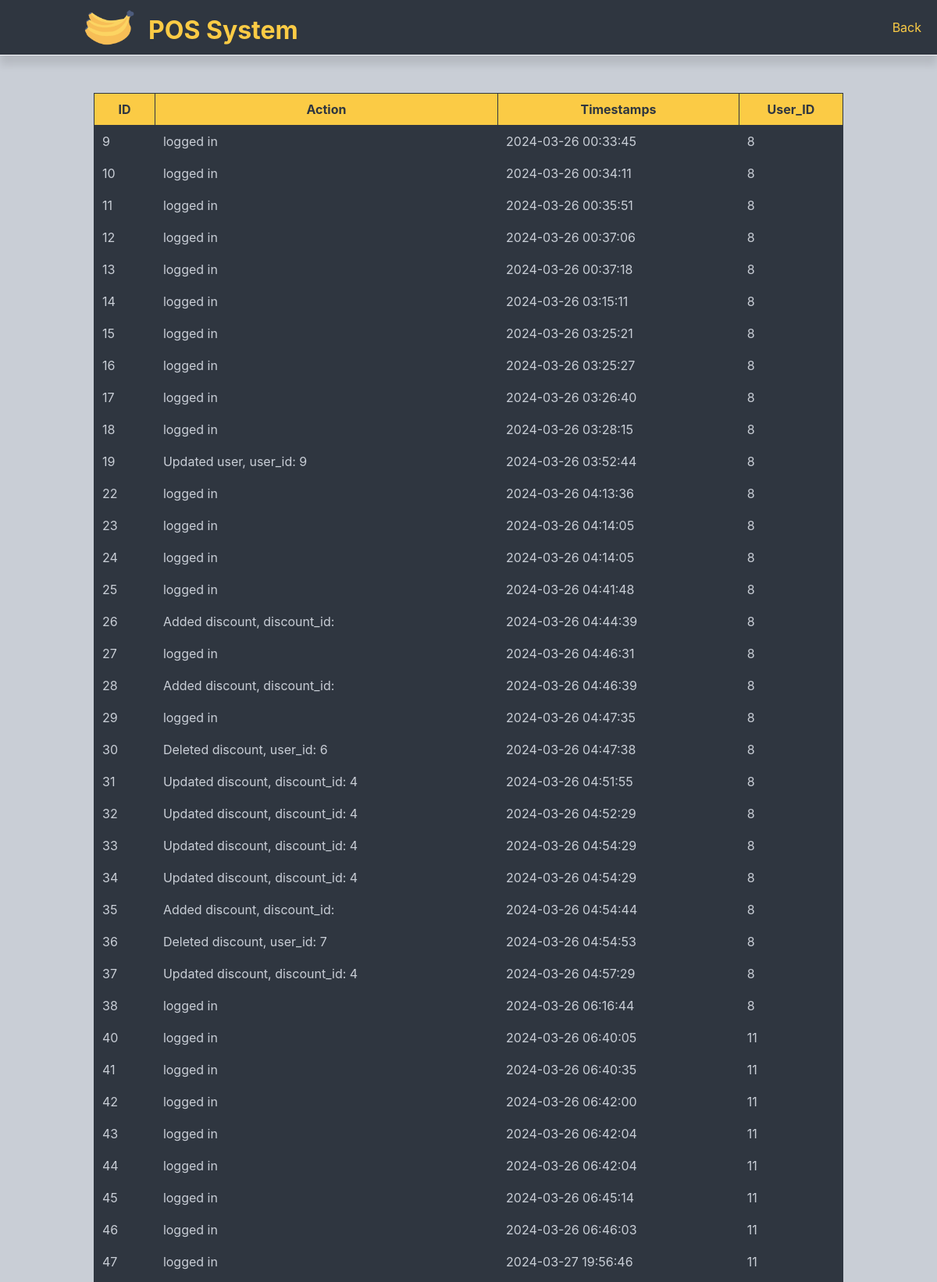
Page /admin_side/audit_trail.php (signed in, upper part) on the committed database.
### tables this page shows
CREATE TABLE `log` (
  `id` int(255) NOT NULL,
  `action` varchar(60) NOT NULL,
  `timestamp` timestamp NOT NULL DEFAULT current_timestamp() ON UPDATE current_timestamp(),
  `user_id` int(255) NOT NULL
);

### admin_side/audit_trail.php (the view, shortened to what this page needs)
<!DOCTYPE html>
<html lang="en">
<head>
    <link rel="stylesheet" href="../include/styles/discount.css">
</head>
<body>
<nav>
    <div class="logo">
        <img src="..\include\image\sadas.png" alt="Company Logo">
        <div class="text_logo">POS System</div>
    </div>
    <div><a href="admindashboard.php">Back</a>
</div>
</nav>
<table border='1' cellpadding='7'>
    <tr>
    <th>ID</th>
    <th>Action</th>
    <th>Timestamps</th>
    <th>User_ID</th>
    </tr>
    <?php
    require_once "..\include\connect\dbcon.php";
    $sql = "SELECT * FROM log";
    $stmt = $pdoConnect->prepare($sql);
    $stmt->execute();
    while ($row = $stmt->fetch(PDO::FETCH_ASSOC)) {
        extract($row);
        echo "<tr>";
        echo "<td>" . $id . "</td>";
        echo "<td>" . $action . "</td>";
        echo "<td>" . $timestamp . "</td>";
        echo "<td>" . $user_id ."</td>";
        echo "</tr>";
    }
    echo '</table>';
?>
</body>
</html>

### include/styles/discount.css (style rules this page uses)
body { font-family: 'Inter', sans-serif; background-color:#c9ced6; margin: 0; padding: 0; }
table { margin-top: 4%; width: 80%; border-collapse: collapse; margin-left: auto; margin-right: auto; }
table, th, td { border: 1px solid #2f3640; }
th, td { padding: 10px; }
th { background-color: #fbcb45; color: #2f3640; }
td { background-color: #2f3640; color: #c9ced6; }
a { margin-left: auto; margin-right: auto; color: #fbcb45; text-decoration: none; }
nav { display: flex; justify-content: space-between; align-items: center; background-color: #2f3640; padding: 12px 20px; border-bottom: 1px solid #f5f6fa; box-shadow: 0 12px 10px rgba(0, 0, 0, 0.1); }
.logo { display: flex; align-items: center; }
.text_logo { font-weight: bold; margin-left: 10px; margin-top: 6px; font-size: 32px; color: #fbcb45; }
.logo img { margin-left: 80px; height: auto; width: 80px }

### rows in the picture
log: id "9", action "logged in", timestamp "2024-03-26 00:33:45", user "8"
log: id "10", action "logged in", timestamp "2024-03-26 00:34:11", user "8"
log: id "11", action "logged in", timestamp "2024-03-26 00:35:51", user "8"
log: id "12", action "logged in", timestamp "2024-03-26 00:37:06", user "8"
log: id "13", action "logged in", timestamp "2024-03-26 00:37:18", user "8"
log: id "14", action "logged in", timestamp "2024-03-26 03:15:11", user "8"
log: id "15", action "logged in", timestamp "2024-03-26 03:25:21", user "8"
log: id "16", action "logged in", timestamp "2024-03-26 03:25:27", user "8"
log: id "17", action "logged in", timestamp "2024-03-26 03:26:40", user "8"
log: id "18", action "logged in", timestamp "2024-03-26 03:28:15", user "8"
log: id "19", action "Updated user, user_id: 9", timestamp "2024-03-26 03:52:44", user "8"
log: id "22", action "logged in", timestamp "2024-03-26 04:13:36", user "8"
log: id "23", action "logged in", timestamp "2024-03-26 04:14:05", user "8"
log: id "24", action "logged in", timestamp "2024-03-26 04:14:05", user "8"
log: id "25", action "logged in", timestamp "2024-03-26 04:41:48", user "8"
log: id "26", action "Added discount, discount_id:", timestamp "2024-03-26 04:44:39", user "8"
log: id "27", action "logged in", timestamp "2024-03-26 04:46:31", user "8"
log: id "28", action "Added discount, discount_id:", timestamp "2024-03-26 04:46:39", user "8"
log: id "29", action "logged in", timestamp "2024-03-26 04:47:35", user "8"
log: id "30", action "Deleted discount, user_id: 6", timestamp "2024-03-26 04:47:38", user "8"
log: id "31", action "Updated discount, discount_id: 4", timestamp "2024-03-26 04:51:55", user "8"
log: id "32", action "Updated discount, discount_id: 4", timestamp "2024-03-26 04:52:29", user "8"
log: id "33", action "Updated discount, discount_id: 4", timestamp "2024-03-26 04:54:29", user "8"
log: id "34", action "Updated discount, discount_id: 4", timestamp "2024-03-26 04:54:29", user "8"
log: id "35", action "Added discount, discount_id:", timestamp "2024-03-26 04:54:44", user "8"
log: id "36", action "Deleted discount, user_id: 7", timestamp "2024-03-26 04:54:53", user "8"
log: id "37", action "Updated discount, discount_id: 4", timestamp "2024-03-26 04:57:29", user "8"
log: id "38", action "logged in", timestamp "2024-03-26 06:16:44", user "8"
log: id "40", action "logged in", timestamp "2024-03-26 06:40:05", user "11"
log: id "41", action "logged in", timestamp "2024-03-26 06:40:35", user "11"
log: id "42", action "logged in", timestamp "2024-03-26 06:42:00", user "11"
log: id "43", action "logged in", timestamp "2024-03-26 06:42:04", user "11"
log: id "44", action "logged in", timestamp "2024-03-26 06:42:04", user "11"
log: id "45", action "logged in", timestamp "2024-03-26 06:45:14", user "11"
log: id "46", action "logged in", timestamp "2024-03-26 06:46:03", user "11"
log: id "47", action "logged in", timestamp "2024-03-27 19:56:46", user "11"
